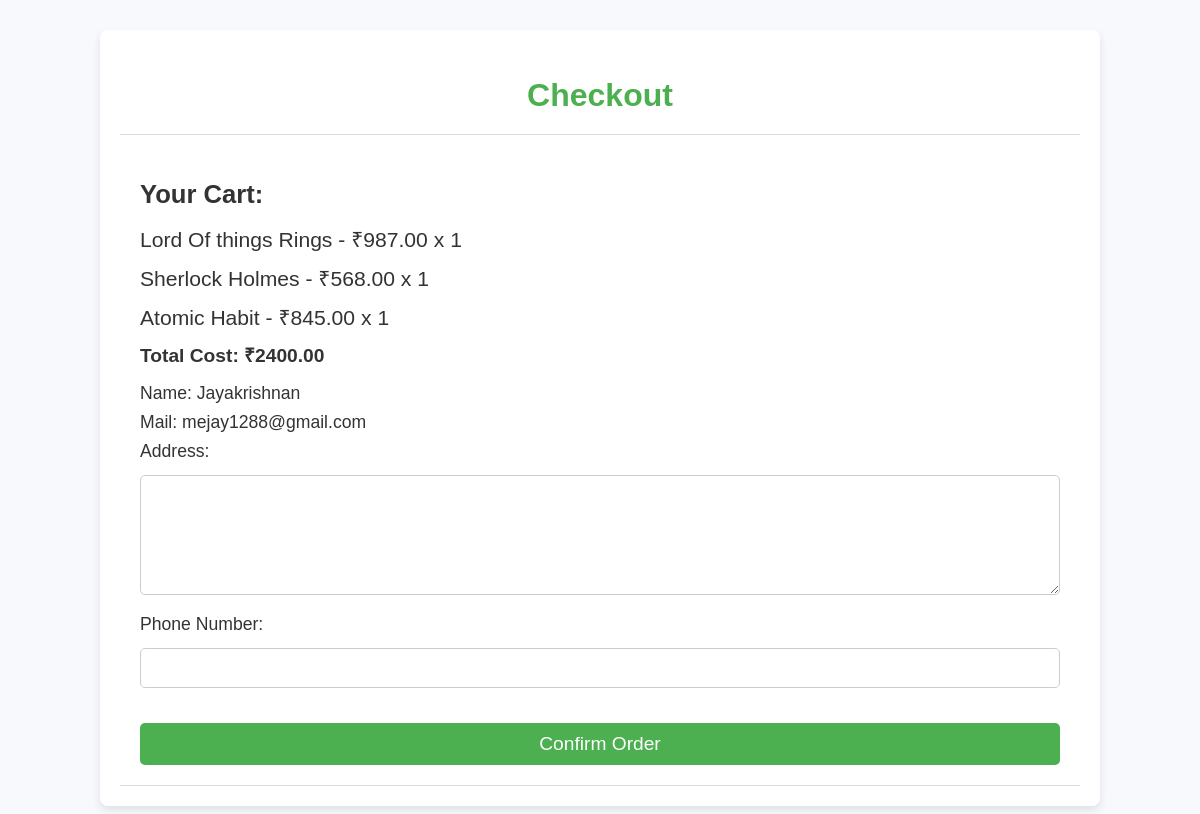
The app's page /checkout/ (signed in) with its own data.
### store/models.py (models this page shows, shortened)
class CartItem(models.Model):
    cart = models.ForeignKey(Cart, on_delete=models.CASCADE, related_name="items")
    product = models.ForeignKey(Product, on_delete=models.CASCADE)
    quantity = models.PositiveIntegerField(default=1)
    def total_price(self):
        return self.quantity * self.product.price

class Product(models.Model):
    title = models.CharField(max_length=255)
    author = models.CharField(max_length=255)
    price = models.DecimalField(max_digits=10, decimal_places=2)
    category = models.ForeignKey(Category, on_delete=models.CASCADE, related_name="products")
    quantity = models.DecimalField(max_digits=10, decimal_places=3)
    image = models.ImageField(upload_to='product_images/', blank=True, null=True)

class CustomUser(AbstractUser):
    pass

### store/views.py (the view, shortened to what this page needs)
# urls.py: path('checkout/', views.checkout, name='checkout'),
def checkout(request):
    cart_items = CartItem.objects.filter(cart__user=request.user)
    total_cost = sum(item.total_price() for item in cart_items)
    return render(request, 'checkout.html', {
        'cart_items': cart_items,
        'total_cost': total_cost
    })

### templates/checkout.html (shortened to what this page needs)
<!DOCTYPE html>
<html lang="en">
<head>
</head>
<body>
    <div class="container">
        <h2>Checkout</h2>
        <div class="order-details">
            <h3>Your Cart:</h3>
            {% for item in cart_items %}
                <div class="order-item">
                    <p>{{ item.product.title }} - ₹{{ item.product.price }} x {{ item.quantity }}</p>
                </div>
            {% endfor %}
            <p class="total-cost"><strong>Total Cost: ₹{{ total_cost }}</strong></p>
            <form method="POST">
                {% if user.is_authenticated %}
                <div class="form-group">
                    <label for="address">Name: {{user.username}}</label>
                    <label for="address">Mail: {{user.email}}</label>
                    <label for="address">Address:</label>
                    <textarea name="address" required></textarea>
                </div>
                <div class="form-group">
                    <label for="phone_number">Phone Number:</label>
                    <input type="text" name="phone_number" maxlength="10" required>
                </div>
                <button type="submit">Confirm Order</button>
                {% endif %}
            </form>
        </div>
    </div>
</body>
</html>

### templates/checkout.html (style rules this page uses)
body { font-family: Arial, sans-serif; background-color: #f7f9fc; color: #333; margin: 0; padding: 0; }
.container { width: 80%; margin: 30px auto; padding: 20px; background-color: #fff; border-radius: 8px; box-shadow: 0 4px 8px rgba(0, 0, 0, 0.1); }
h2 { text-align: center; color: #4CAF50; font-size: 2em; margin-bottom: 20px; }
.order-details { padding: 20px; border-top: 1px solid #ddd; border-bottom: 1px solid #ddd; }
.order-details h3 { font-size: 1.6em; margin-bottom: 15px; }
.order-item { font-size: 1.1em; margin: 10px 0; }
.order-details p { font-size: 1.2em; margin: 10px 0; }
.form-group { margin: 15px 0; }
label { display: block; font-size: 1.1em; margin-bottom: 8px; }
textarea, input[type="text"] { width: 100%; padding: 10px; font-size: 1em; margin-top: 5px; border: 1px solid #ccc; border-radius: 5px; box-sizing: border-box; }
button { background-color: #4CAF50; color: #fff; padding: 10px 20px; font-size: 1.2em; border: none; border-radius: 5px; cursor: pointer; width: 100%; margin-top: 20px; transition: background-color 0.3s ease; }
.total-cost { font-size: 1.3em; font-weight: bold; margin-bottom: 15px; }
.form-group textarea { height: 120px; }

### records on screen
CartItem: product "Lord Of things Rings", product.price "987.00", quantity "1"
CartItem: product "Sherlock Holmes", product.price "568.00", quantity "1"
CartItem: product "Atomic Habit", product.price "845.00", quantity "1"
CustomUser: username "Jayakrishnan", email "mejay1288@gmail.com"

### other values on screen
{{ total_cost }} "2400.00"
